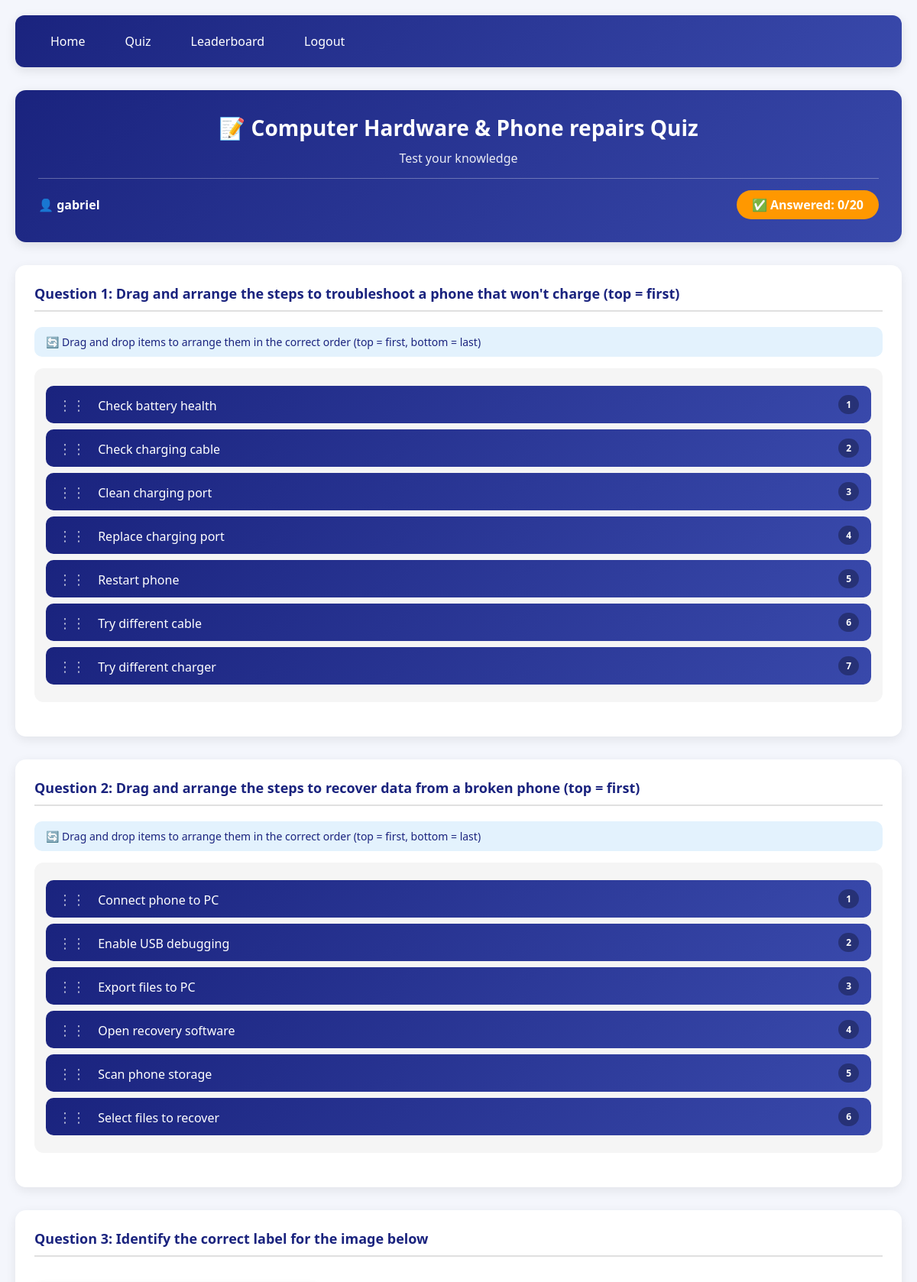
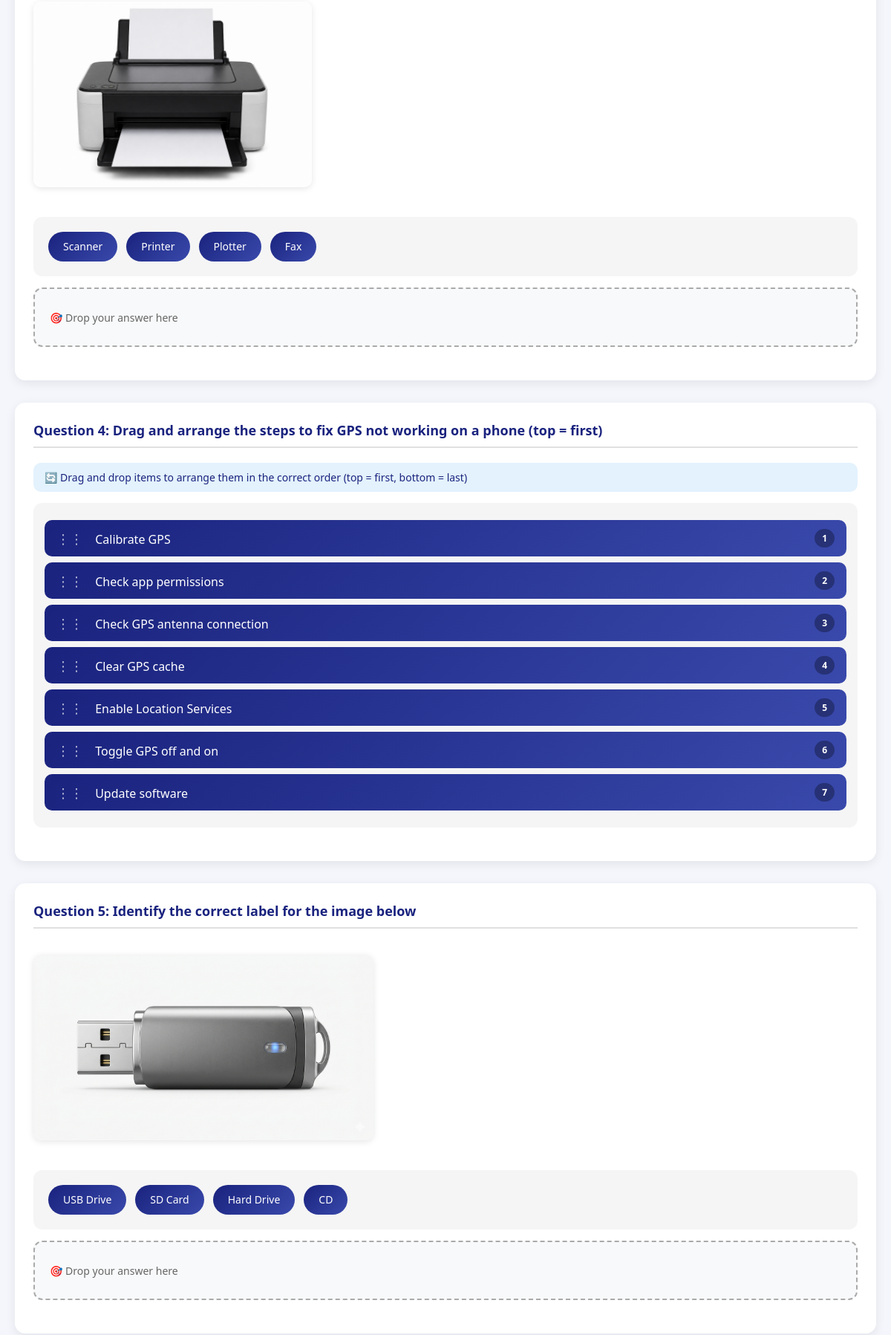
/quiz (signed in, upper part), run on the app's committed database (2 pictures, top to bottom).
### models.py (models this page shows)
class Question(db.Model):
    __tablename__ = "questions"
    id           = db.Column(db.Integer, primary_key=True)
    topic        = db.Column(db.String(100))   # e.g. "Computer Hardware"
    q_type       = db.Column(db.String(50))    # "drag_label" | "drag_sort" | "drag_match" | "drag_category"
    image_path   = db.Column(db.String(200))   # "images/cpu.png"
    prompt       = db.Column(db.String(300))   # "Drag the correct label to this component"
    answer       = db.Column(db.String(100))   # Correct answer string
    options      = db.Column(db.JSON)          # ["CPU","RAM","GPU","HDD"]
    difficulty   = db.Column(db.String(20))    # "easy"|"medium"|"hard"
    created_at   = db.Column(db.DateTime, default=datetime.utcnow)
    def to_dict(self):
        return {
            "id": self.id,
            "topic": self.topic,
            "q_type": self.q_type,
            "image_path": self.image_path,
            "prompt": self.prompt,
            "options": self.options,
        }

### app.py (the view)
@app.route("/quiz")
def quiz():
    if "student_id" not in session:
        return redirect(url_for("student_login"))
    n_total = app.config["QUESTIONS_PER_QUIZ"]
    n_sort  = max(3, n_total // 4)
    n_label = n_total - n_sort
    label_qs = (Question.query
                .filter_by(q_type="drag_label")
                .order_by(func.random())
                .limit(n_label).all())
    sort_qs  = (Question.query
                .filter_by(q_type="drag_sort")
                .order_by(func.random())
                .limit(n_sort).all())
    questions = label_qs + sort_qs
    random.shuffle(questions)
    session["question_ids"] = [q.id for q in questions]
    session["total_questions"] = len(questions)
    session["start_time"] = datetime.utcnow().isoformat()
    return render_template(
        "quiz.html",
        questions=[q.to_dict() for q in questions],
        student_name=session["student_name"],
        total_questions=len(questions)
    )

### templates/quiz.html (shortened to what this page needs)
<!DOCTYPE html>
<html lang="en">
<head>
</head>
<body>
    <div class="navbar">
        <a href="{{ url_for('login') }}">Home</a>
        {% if session.get('student_id') %}
            <a href="{{ url_for('quiz') }}">Quiz</a>
            <a href="{{ url_for('leaderboard') }}">Leaderboard</a>
            <a href="{{ url_for('logout') }}">Logout</a>
        {% elif session.get('admin_id') %}
            <a href="{{ url_for('admin_dashboard') }}">Admin Dashboard</a>
            <a href="{{ url_for('admin_logout') }}">Logout</a>
        {% else %}
            <a href="{{ url_for('login') }}">Student Login</a>
            <a href="{{ url_for('admin_login') }}">Admin Login</a>
            <a href="{{ url_for('register') }}">Register</a>
        {% endif %}
    </div>
    <div class="container">
        <div class="quiz-header">
            <h2>📝 Computer Hardware & Phone repairs Quiz</h2>
            <p>Test your knowledge </p>
            <div class="quiz-info">
                <span>👤 <strong>{{ student_name }}</strong></span>
                <span class="score-badge">✅ Answered: <span id="current-score">0</span>/<span id="total-questions">{{ total_questions }}</span></span>
            </div>
        </div>
        <form id="quiz-form">
            {% for q in questions %}
            <div class="question-container" data-question-id="{{ q.id }}" data-question-type="{{ q.q_type }}">
                <div class="question-title">
                    Question {{ loop.index }}: {{ q.prompt }}
                </div>
                {% if q.image_path %}
                <img src="{{ url_for('static', filename=q.image_path) }}" class="question-image" alt="Question image">
                {% endif %}
                {% if q.q_type == 'drag_label' %}
                <div class="drag-label-container">
                    <div class="options-container">
                        {% for option in q.options %}
                        <div class="drag-option" draggable="true" data-value="{{ option }}">{{ option }}</div>
                        {% endfor %}
                    </div>
                    <div class="drop-zone" data-question-id="{{ q.id }}">
                        🎯 Drop your answer here
                    </div>
                </div>
                {% endif %}
                {% if q.q_type == 'drag_sort' %}
                <div class="sort-container">
                    <div class="sort-instruction">
                        🔄 Drag and drop items to arrange them in the correct order (top = first, bottom = last)
                    </div>
                    <div class="sort-items-list" data-question-id="{{ q.id }}">
                        {% set options = q.options|sort %}
                        {% for option in options %}
                        <div class="sort-item" draggable="true" data-value="{{ option }}">
                            <span>
                                <span class="sort-handle">⋮⋮</span>
                                {{ option }}
                            </span>
                            <span class="sort-position">{{ loop.index }}</span>
                        </div>
                        {% endfor %}
                    </div>
                </div>
                {% endif %}
            </div>
            {% endfor %}
        </form>
    </div>
</body>
</html>

### templates/quiz.html (style rules this page uses)
* { margin: 0; padding: 0; box-sizing: border-box; }
body { font-family: 'Segoe UI', Tahoma, Geneva, Verdana, sans-serif; background: #f4f6fc; min-height: 100vh; padding: 20px; }
.navbar { background: linear-gradient(135deg, #1a237e 0%, #3949ab 100%); padding: 15px 30px; border-radius: 12px; margin-bottom: 30px; display: flex; gap: 20px; flex-wrap: wrap; box-shadow: 0 4px 14px rgba(0,0,0,0.1); }
.navbar a { color: white; text-decoration: none; padding: 8px 16px; border-radius: 8px; transition: background 0.2s; font-weight: 500; }
.container { max-width: 1200px; margin: 0 auto; }
.quiz-header { background: linear-gradient(135deg, #1a237e 0%, #3949ab 100%); color: white; padding: 30px; border-radius: 14px; margin-bottom: 30px; text-align: center; box-shadow: 0 4px 14px rgba(0,0,0,0.1); }
.quiz-header h2 { margin: 0 0 10px 0; font-size: 28px; }
.quiz-header p { opacity: 0.9; margin-bottom: 15px; }
.quiz-info { display: flex; justify-content: space-between; align-items: center; margin-top: 15px; padding-top: 15px; border-top: 1px solid rgba(255,255,255,0.3); flex-wrap: wrap; gap: 15px; }
.score-badge { background: #ff9800; padding: 8px 20px; border-radius: 50px; font-weight: bold; }
.question-container { background: white; border-radius: 14px; padding: 25px; margin-bottom: 30px; box-shadow: 0 4px 14px rgba(0,0,0,0.08); transition: transform 0.2s; }
.question-title { font-size: 18px; font-weight: 700; color: #1a237e; margin-bottom: 20px; padding-bottom: 10px; border-bottom: 2px solid #e0e0e0; }
.question-image { max-width: 100%; max-height: 250px; margin: 15px 0; border-radius: 10px; box-shadow: 0 2px 8px rgba(0,0,0,0.1); }
.drag-label-container { margin: 20px 0; }
.options-container { display: flex; flex-wrap: wrap; gap: 12px; margin: 15px 0; padding: 20px; background: #f5f5f5; border-radius: 12px; min-height: 80px; }
.drag-option { background: linear-gradient(135deg, #1a237e 0%, #3949ab 100%); color: white; padding: 10px 20px; border-radius: 50px; cursor: grab; user-select: none; display: inline-block; transition: all 0.2s; font-weight: 500; font-size: 14px; }
.drop-zone { background: #f8f9fa; border: 2px dashed #aaa; border-radius: 12px; padding: 20px; margin: 15px 0; min-height: 80px; display: flex; align-items: center; gap: 12px; flex-wrap: wrap; transition: all 0.2s; color: #666; font-size: 14px; }
.sort-container { margin: 20px 0; }
.sort-instruction { background: #e3f2fd; padding: 10px 15px; border-radius: 10px; margin-bottom: 15px; color: #1a237e; font-size: 14px; }
.sort-items-list { background: #f5f5f5; padding: 15px; border-radius: 12px; min-height: 200px; }
.sort-item { background: linear-gradient(135deg, #1a237e 0%, #3949ab 100%); color: white; padding: 12px 16px; margin: 8px 0; border-radius: 10px; cursor: grab; display: flex; justify-content: space-between; align-items: center; transition: all 0.2s; }
.sort-handle { cursor: grab; font-size: 18px; margin-right: 12px; opacity: 0.7; }
.sort-position { background: rgba(0,0,0,0.3); padding: 4px 10px; border-radius: 50px; font-size: 12px; font-weight: bold; }

### data on the page
Question: prompt "Drag and arrange the steps to troubleshoot a phone that won't charge (top = first)", options "Check battery health" "Check charging cable" "Clean charging port" "Replace charging port" "Restart phone" "Try different cable" "Try different charger"
Question: prompt "Drag and arrange the steps to recover data from a broken phone (top = first)", options "Connect phone to PC" "Enable USB debugging" "Export files to PC" "Open recovery software" "Scan phone storage" "Select files to recover"
Question: prompt "Identify the correct label for the image below", image_path (picture), options "Scanner" "Printer" "Plotter" "Fax"
Question: prompt "Drag and arrange the steps to fix GPS not working on a phone (top = first)", options "Calibrate GPS" "Check app permissions" "Check GPS antenna connection" "Clear GPS cache" "Enable Location Services" "Toggle GPS off and on" "Update software"
Question: prompt "Identify the correct label for the image below", image_path (picture), options "USB Drive" "SD Card" "Hard Drive" "CD"

### other printed values
{{ student_name }} "gabriel"
{{ total_questions }} "20"
